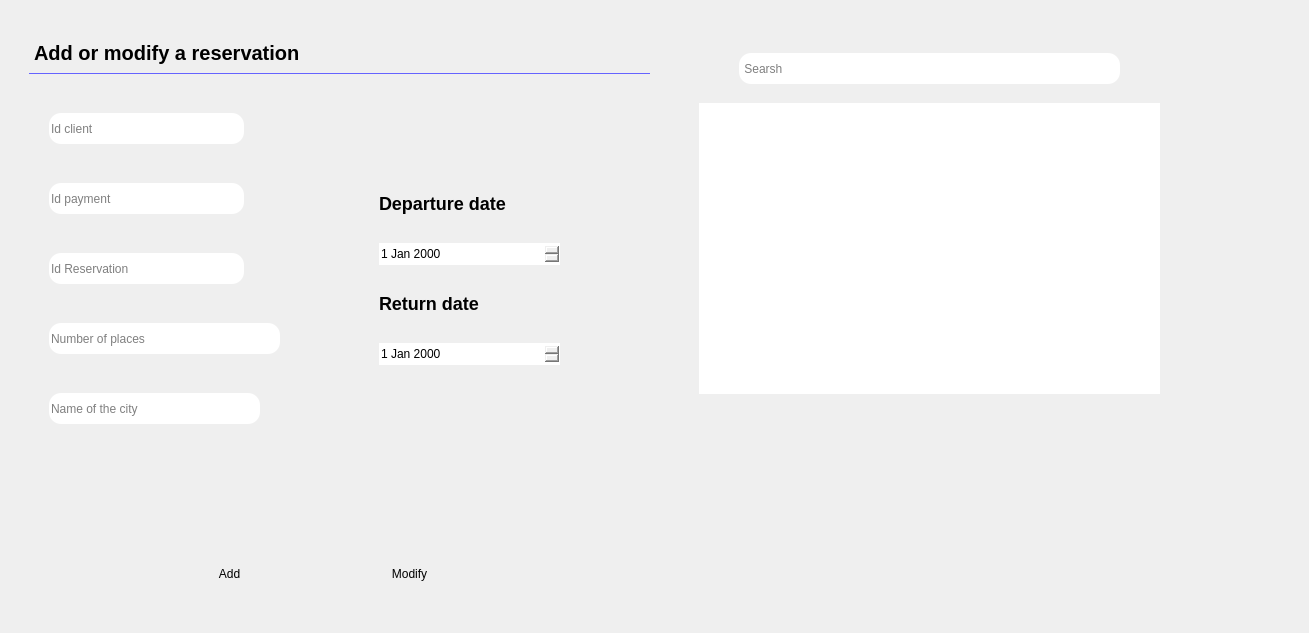
     <widget class="QWidget" name="reservation_tab1">
      <attribute name="title">
       <string>Reservation</string>
      </attribute>
      <widget class="QWidget" name="reservation1" native="true">
       <property name="geometry">
        <rect>
         <x>29</x>
         <y>33</y>
         <width>621</width>
         <height>591</height>
        </rect>
       </property>
       <property name="sizeIncrement">
        <size>
         <width>1200</width>
         <height>1200</height>
        </size>
       </property>
       <property name="styleSheet">
        <string notr="true">border-radius:12px;</string>
       </property>
       <widget class="QLabel" name="label_19">
        <property name="geometry">
         <rect>
          <x>0</x>
          <y>0</y>
          <width>621</width>
          <height>41</height>
         </rect>
        </property>
        <property name="styleSheet">
         <string notr="true">background:transparent;
border-radius:0px;
font-size:20px;
font-weight:700;
border-bottom:1px solid #6563FF;</string>
        </property>
        <property name="text">
         <string>Add or modify a reservation</string>
        </property>
       </widget>
       <widget class="QPushButton" name="pushButton_14">
        <property name="geometry">
         <rect>
          <x>130</x>
          <y>520</y>
          <width>141</width>
          <height>41</height>
         </rect>
        </property>
        <property name="text">
         <string>Add</string>
        </property>
       </widget>
       <widget class="QPushButton" name="pushButton_15">
        <property name="geometry">
         <rect>
          <x>310</x>
          <y>520</y>
          <width>141</width>
          <height>41</height>
         </rect>
        </property>
        <property name="text">
         <string>Modify</string>
        </property>
       </widget>
       <widget class="QLineEdit" name="idclient_reservation_line">
        <property name="geometry">
         <rect>
          <x>20</x>
          <y>80</y>
          <width>195</width>
          <height>31</height>
         </rect>
        </property>
        <property name="text">
         <string/>
        </property>
        <property name="placeholderText">
         <string>Id client</string>
        </property>
       </widget>
       <widget class="QLineEdit" name="idpayment_reservation_line">
        <property name="geometry">
         <rect>
          <x>20</x>
          <y>150</y>
          <width>195</width>
          <height>31</height>
         </rect>
        </property>
        <property name="text">
         <string/>
        </property>
        <property name="placeholderText">
         <string>Id payment</string>
        </property>
       </widget>
       <widget class="QDateEdit" name="dateEdit_2">
        <property name="geometry">
         <rect>
          <x>350</x>
          <y>210</y>
          <width>181</width>
          <height>22</height>
         </rect>
        </property>
       </widget>
       <widget class="QLineEdit" name="nbrplaces_reservation_line">
        <property name="geometry">
         <rect>
          <x>20</x>
          <y>290</y>
          <width>231</width>
          <height>31</height>
         </rect>
        </property>
        <property name="text">
         <string/>
        </property>
        <property name="placeholderText">
         <string>Number of places</string>
        </property>
       </widget>
       <widget class="QLineEdit" name="cityname_reservation_line">
        <property name="geometry">
         <rect>
          <x>20</x>
          <y>360</y>
          <width>211</width>
          <height>31</height>
         </rect>
        </property>
        <property name="text">
         <string/>
        </property>
        <property name="placeholderText">
         <string>Name of the city</string>
        </property>
       </widget>
       <widget class="QLineEdit" name="id_reservation_line">
        <property name="geometry">
         <rect>
          <x>20</x>
          <y>220</y>
          <width>195</width>
          <height>31</height>
         </rect>
        </property>
        <property name="text">
         <string/>
        </property>
        <property name="placeholderText">
         <string>Id Reservation</string>
        </property>
       </widget>
       <widget class="QDateEdit" name="dateEdit_3">
        <property name="geometry">
         <rect>
          <x>350</x>
          <y>310</y>
          <width>181</width>
          <height>22</height>
         </rect>
        </property>
       </widget>
       <widget class="QLabel" name="label_20">
        <property name="geometry">
         <rect>
          <x>350</x>
          <y>150</y>
          <width>181</width>
          <height>41</height>
         </rect>
        </property>
        <property name="styleSheet">
         <string notr="true">background:transparent;
border-radius:0px;
font-size:18px;
font-weight:700;
</string>
        </property>
        <property name="text">
         <string>Departure date</string>
        </property>
       </widget>
       <widget class="QLabel" name="label_22">
        <property name="geometry">
         <rect>
          <x>350</x>
          <y>250</y>
          <width>181</width>
          <height>41</height>
         </rect>
        </property>
        <property name="styleSheet">
         <string notr="true">background:transparent;
border-radius:0px;
font-size:18px;
font-weight:700;
</string>
        </property>
        <property name="text">
         <string>Return date</string>
        </property>
       </widget>
      </widget>
      <widget class="QWidget" name="reservation2" native="true">
       <property name="geometry">
        <rect>
         <x>679</x>
         <y>33</y>
         <width>621</width>
         <height>591</height>
        </rect>
       </property>
       <property name="sizeIncrement">
        <size>
         <width>1200</width>
         <height>1200</height>
        </size>
       </property>
       <property name="styleSheet">
        <string notr="true">border-radius:12px;</string>
       </property>
       <widget class="QLineEdit" name="searsh_reservation_line">
        <property name="geometry">
         <rect>
          <x>60</x>
          <y>20</y>
          <width>381</width>
          <height>31</height>
         </rect>
        </property>
        <property name="placeholderText">
         <string> Searsh</string>
        </property>
       </widget>
       <widget class="QListWidget" name="listWidget_7">
        <property name="geometry">
         <rect>
          <x>20</x>
          <y>70</y>
          <width>461</width>
          <height>291</height>
         </rect>
        </property>
       </widget>
      </widget>
     </widget>
